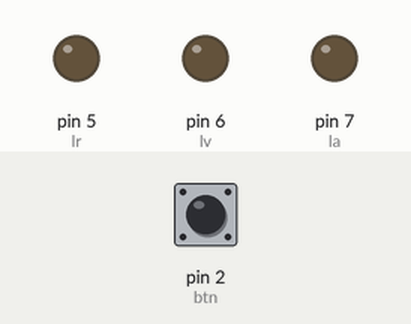
The sketch below on a simulated Arduino Uno, built with avr-gcc and run on an emulated ATmega328P. Parts: output pins drawn as LEDs (lit = HIGH). The inputs (shaded band) are chosen by the test bench; at power-on: pin 2 (btn) LOW.

Above: at 1.2 s.
1.3 s: pin 2 (btn) pulled HIGH for 0.15 s
At 2.6 s:
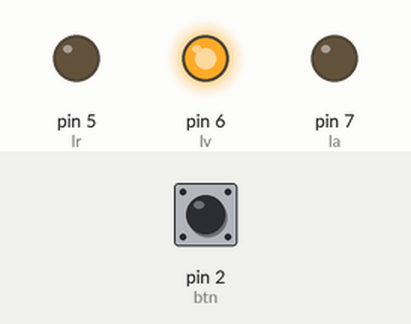
At 10.7 s:
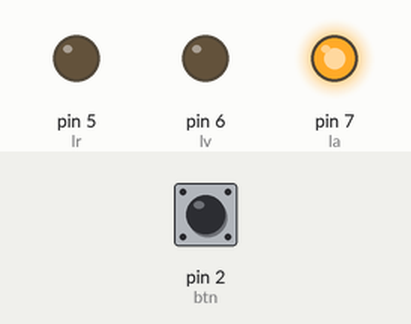
Timing chart, 0 to 21.8 s (numbered marks = the images above; inputs shaded):
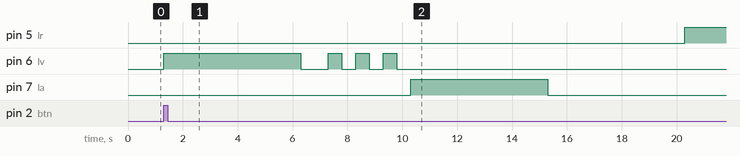

The sketch:

Practica_6.ino
```cpp
// Practica 6 "Boton y semaforo"

int btn = 2;
int val;
int la = 7;
int lv = 6;
int lr = 5;

void setup()
{
  pinMode(btn, INPUT);
  pinMode(la, OUTPUT);
  pinMode(lv, OUTPUT);
  pinMode(lr, OUTPUT);
}

void loop()
{
  val = digitalRead(btn);
  if(val == HIGH)
  {
    semaforo();
  }
  else
  {
    digitalWrite(la, LOW);
    digitalWrite(lr, LOW);
    digitalWrite(lv, LOW);
  }
}

void semaforo()
{
  // Inicio del led verde
  digitalWrite(lv, HIGH);
  delay(5000);
  digitalWrite(lv, LOW);
  delay(1000);
  // Parpadeo (3)
  digitalWrite(lv, HIGH);
  delay(500);
  digitalWrite(lv, LOW);
  delay(500);
  digitalWrite(lv, HIGH);
  delay(500);
  digitalWrite(lv, LOW);
  delay(500);
  digitalWrite(lv, HIGH);
  delay(500);
  digitalWrite(lv, LOW);
  delay(500);
  // Inicio del led ambar
  digitalWrite(la, HIGH);
  delay(5000);
  digitalWrite(la, LOW);
  delay(5000);
  // Inicio del led rojo
  digitalWrite(lr, HIGH);
  delay(5000);
  digitalWrite(lr, LOW);
  delay(5000);
}
```

Measured:
- after the input at 1.3 s, pin 5 (lr): LOW → HIGH after 19.0 s; pin 6 (lv): LOW → HIGH at once, → LOW 5.0 s later, → HIGH 1.0 s later, → LOW 0.50 s later, … (8 changes in this stretch); pin 7 (la): LOW → HIGH after 9.0 s, → LOW 5.0 s later
